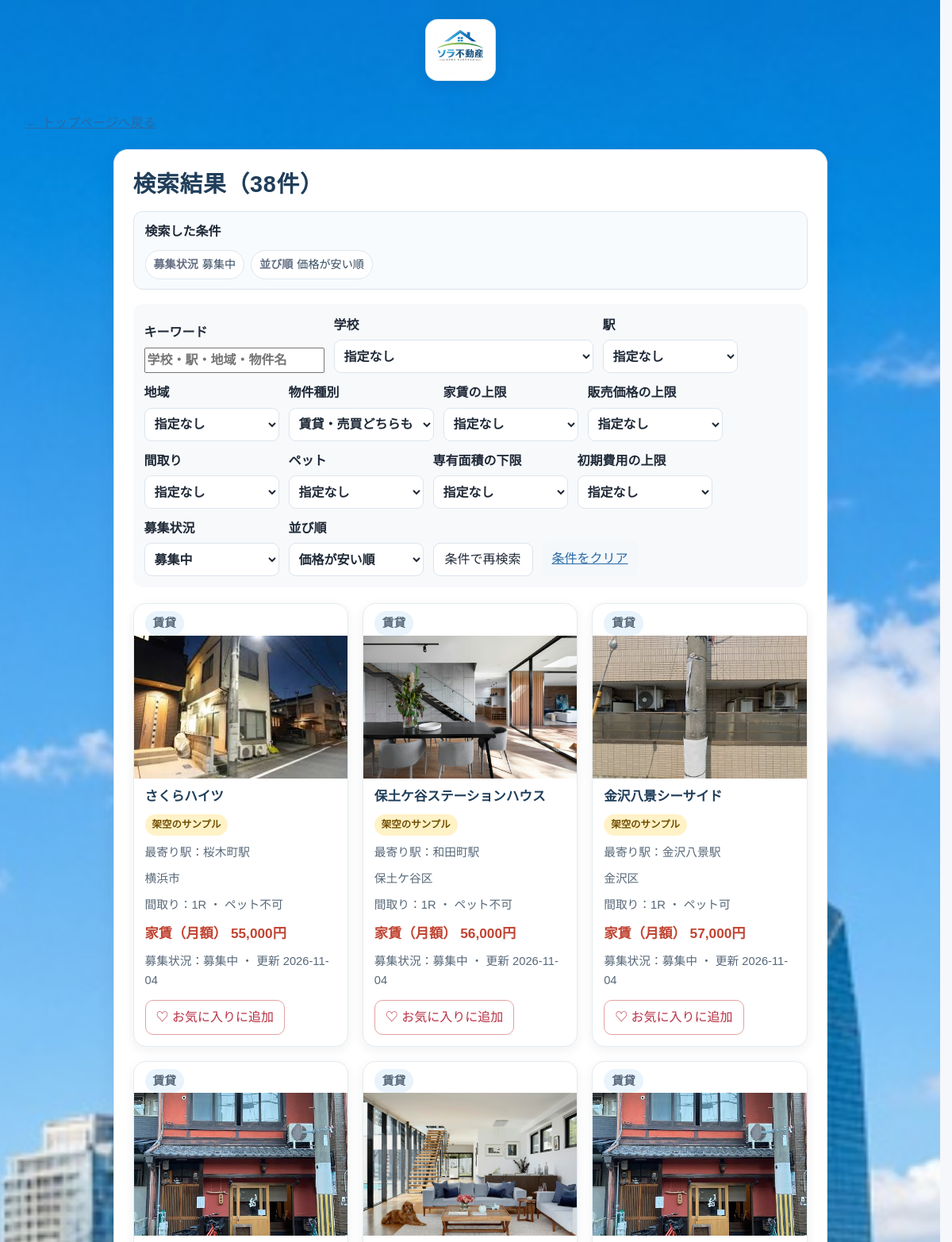
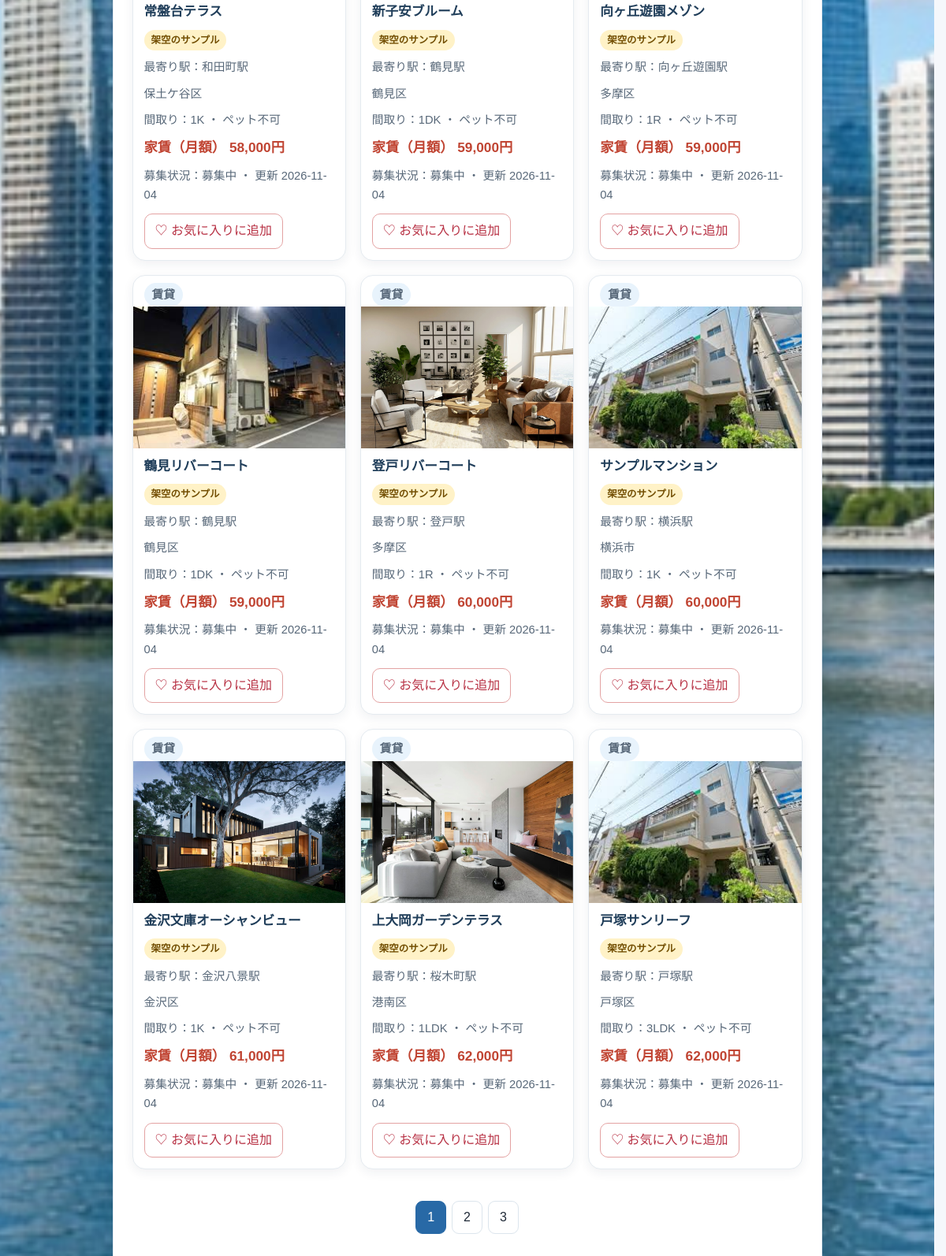
The app's page /search.php?browse=1 with its own data (2 pictures, top to bottom).
### tables this page shows
CREATE TABLE `properties` (
  `id` int(11) NOT NULL AUTO_INCREMENT,
  `name` varchar(100) NOT NULL,
  `station` varchar(50) DEFAULT NULL,
  `area` varchar(50) DEFAULT NULL,
  `school` varchar(50) DEFAULT NULL,
  `transaction_type` varchar(10) NOT NULL DEFAULT 'rent',
  `rent` int(11) DEFAULT NULL,
  `sale_price` bigint(20) DEFAULT NULL,
  `management_fee` int(11) DEFAULT NULL,
  `deposit_amount` int(11) DEFAULT NULL,
  `key_money_amount` int(11) DEFAULT NULL,
  `pet_allowed` tinyint(1) NOT NULL DEFAULT 0,
  `layout` varchar(20) NOT NULL DEFAULT '1K',
  `area_sqm` decimal(6,2) DEFAULT NULL,
  `floor_number` smallint DEFAULT NULL,
  `initial_cost` int(11) DEFAULT NULL,
  `status` varchar(20) NOT NULL DEFAULT 'available',
  `description` text DEFAULT NULL,
  `image` varchar(200) DEFAULT 'images/property1.jpg',
  `updated_at` timestamp NOT NULL DEFAULT current_timestamp() ON UPDATE current_timestamp(),
  PRIMARY KEY (`id`)
);

### db.php (called while the page is built, shortened)
<?php
function h($s) { return htmlspecialchars((string)$s, ENT_QUOTES, 'UTF-8'); }
function input_string($value): string {
    return is_string($value) || is_numeric($value) ? (string)$value : '';
}

### search.php (the view, shortened to what this page needs)
<?php
require 'db.php';
$where = [];
$params = [];
$serviceAreas = ['鶴見区', '神奈川区', '西区', '中区', '南区', '港南区', '保土ケ谷区', '旭区', '磯子区', '金沢区', '港北区', '緑区', '青葉区', '都筑区', '戸塚区', '栄区', '泉区', '瀬谷区', '川崎区', '幸区', '中原区', '高津区', '宮前区', '多摩区', '麻生区', '横浜市', '川崎市'];
$areaPlaceholders = [];
foreach ($serviceAreas as $index => $serviceArea) {
    $placeholder = ':service_area_' . $index;
    $areaPlaceholders[] = $placeholder;
    $params[$placeholder] = $serviceArea;
}
$where[] = 'area IN (' . implode(', ', $areaPlaceholders) . ')';
$transactionType = input_string($_GET['transaction_type'] ?? '');
if (in_array($transactionType, ['rent', 'sale'], true)) {
    $where[] = 'transaction_type = :transaction_type';
    $params[':transaction_type'] = $transactionType;
} else $transactionType = '';
$query = trim(input_string($_GET['q'] ?? ''));
$query = function_exists('mb_substr') ? mb_substr($query, 0, 100, 'UTF-8') : substr($query, 0, 100);
$station = trim(input_string($_GET['station'] ?? ''));
$stations = ['横浜駅', '新横浜駅', '菊名駅', '日吉駅', '鶴見駅', '桜木町駅', '関内駅', '石川町駅', '戸塚駅', '金沢八景駅', '白楽駅', '和田町駅', '川崎駅', '京急川崎駅', '武蔵小杉駅', '溝の口駅', '武蔵溝ノ口駅', '登戸駅', '向ヶ丘遊園駅', '新百合ヶ丘駅'];
if (in_array($station, $stations, true)) {
    $where[] = 'station = :station';
    $params[':station'] = $station;
} else $station = '';
$area = trim(input_string($_GET['area'] ?? ''));
$areas = $serviceAreas;
if (in_array($area, $areas, true)) {
    $where[] = 'area = :area';
    $params[':area'] = $area;
} else $area = '';
$school = trim(input_string($_GET['school'] ?? ''));
$schools = ['yokohama', 'kanagawa', '令和日本語学院', '横浜国立大学', '神奈川大学（横浜キャンパス）', '神奈川大学（みなとみらいキャンパス）', '横浜市立大学（金沢八景キャンパス）', '専修大学（生田キャンパス）', '洗足学園音楽大学'];
if (in_array($school, $schools, true)) {
    $where[] = 'school = :school';
    $params[':school'] = $school;
} else $school = '';
$maxRent = input_string($_GET['max_rent'] ?? '');
if ($maxRent !== '' && filter_var($maxRent, FILTER_VALIDATE_INT) !== false && (int)$maxRent > 0) {
    $where[] = "transaction_type = 'rent' AND rent <= :rent";
    $params[':rent'] = (int)$maxRent;
} else $maxRent = '';
$maxSalePrice = input_string($_GET['max_sale_price'] ?? '');
if ($maxSalePrice !== '' && filter_var($maxSalePrice, FILTER_VALIDATE_INT) !== false && (int)$maxSalePrice > 0) {
    $where[] = "transaction_type = 'sale' AND sale_price <= :sale_price";
    $params[':sale_price'] = (int)$maxSalePrice;
} else $maxSalePrice = '';
$petAllowed = input_string($_GET['pet_allowed'] ?? '');
if ($petAllowed === '0' || $petAllowed === '1') {
    $where[] = 'pet_allowed = :pet_allowed';
    $params[':pet_allowed'] = (int)$petAllowed;
} else $petAllowed = '';
$layout = input_string($_GET['layout'] ?? '');
$layouts = ['1R', '1K', '1DK', '1LDK', '2DK', '2LDK', '3LDK'];
if (in_array($layout, $layouts, true)) {
    $where[] = 'layout = :layout';
    $params[':layout'] = $layout;
} else $layout = '';
$minArea = input_string($_GET['min_area'] ?? '');
if ($minArea !== '' && is_numeric($minArea) && (float)$minArea > 0 && (float)$minArea <= 9999) {
    $where[] = 'area_sqm >= :min_area'; $params[':min_area'] = (float)$minArea;
} else $minArea = '';
$maxInitial = input_string($_GET['max_initial_cost'] ?? '');
if ($maxInitial !== '' && filter_var($maxInitial, FILTER_VALIDATE_INT) !== false && (int)$maxInitial >= 0) {
    $where[] = 'initial_cost <= :max_initial_cost'; $params[':max_initial_cost'] = (int)$maxInitial;
} else $maxInitial = '';
$searchPrompt = count($where) === 1 && input_string($_GET['browse'] ?? '') !== '1';
$status = input_string($_GET['status'] ?? 'available');
if ($status !== 'all') { $where[] = 'status = :status'; $params[':status'] = $status; }
$sort = input_string($_GET['sort'] ?? 'rent_asc');
$sorts = ['rent_asc' => 'COALESCE(rent, sale_price) ASC, id DESC', 'rent_desc' => 'COALESCE(rent, sale_price) DESC, id DESC', 'newest' => 'updated_at DESC, id DESC'];
$page = max(1, min(10000, (int)($_GET['page'] ?? 1)));
$pageSize = 12;
$whereSql = $where ? ' WHERE ' . implode(' AND ', $where) : '';
$countStmt = $pdo->prepare('SELECT COUNT(*) FROM properties' . $whereSql);
$countStmt->execute($params);
$total = (int)$countStmt->fetchColumn();
$pages = max(1, (int)ceil($total / $pageSize));
$sql = 'SELECT id, name, station, area, transaction_type, rent, sale_price, management_fee, image, description, pet_allowed, layout, area_sqm, floor_number, initial_cost, status, updated_at FROM properties' . $whereSql . ' ORDER BY ' . $sorts[$sort] . ' LIMIT ' . $pageSize . ' OFFSET ' . (($page - 1) * $pageSize);
$list = [];
if (!$searchPrompt) {
    $stmt = $pdo->prepare($sql);
    $stmt->execute($params);
    $list = $stmt->fetchAll(PDO::FETCH_ASSOC);
}
$isCustomer = !empty($_SESSION['customer_id']);
$favoriteIds = $isCustomer ? array_fill_keys(customer_favorite_ids($pdo, (int)$_SESSION['customer_id']), true) : [];
$favoriteCsrf = $isCustomer ? csrf_token() : '';
$searchCriteria = [];
$statusLabels = ['available' => '募集中', 'reserved' => '申込あり', 'rented' => '契約済み', 'all' => 'すべて'];
$searchCriteria[] = ['募集状況', $statusLabels[$status]];
$sortLabels = ['rent_asc' => '価格が安い順', 'rent_desc' => '価格が高い順', 'newest' => '更新が新しい順'];
$searchCriteria[] = ['並び順', $sortLabels[$sort]];
?>
<!DOCTYPE html>
<html lang="ja">
<head>
  <link rel="stylesheet" href="style.css?v=20261126-11">
</head>
<body>
<?php include ((basename(__DIR__) === 'admin' ? dirname(__DIR__) : __DIR__) . '/includes/site-brand.php'); ?>
<div class="page-shell">
  <p><a href="index.php">← トップページへ戻る</a></p>
  <main id="main-content"><section class="search-section" aria-labelledby="results-title">
    <h1 class="page-title" id="results-title"><?= $searchPrompt ? '検索条件を入力してください' : '検索結果（' . $total . '件）' ?></h1>
    <?php if (!$searchPrompt): ?>
      <section class="search-criteria-summary" aria-label="検索した条件">
        <strong>検索した条件</strong>
        <ul>
          <?php foreach ($searchCriteria as [$label, $value]): ?><li><span><?= h($label) ?></span><?= h($value) ?></li><?php endforeach; ?>
        </ul>
      </section>
    <?php endif; ?>
    <?php
function search_opt(string $value, string $label, string $current): string {
    return '<option value="' . h($value) . '"' . ($value === $current ? ' selected' : '') . '>' . h($label) . '</option>';
}
?>
<form method="get" class="filter-row search-refine">
  <label>キーワード <input type="search" name="q" value="<?= h($query) ?>" maxlength="100" placeholder="学校・駅・地域・物件名"></label>
  <label>学校 <select name="school">
    <?= search_opt('', '指定なし', $school) ?>
  </select></label>
  <label>駅 <select name="station">
    <?= search_opt('', '指定なし', $station) ?>
  </select></label>
  <label>地域 <select name="area">
    <?= search_opt('', '指定なし', $area) ?>
  </select></label>
  <label>物件種別 <select name="transaction_type"><?= search_opt('', '賃貸・売買どちらも', $transactionType) . search_opt('rent', '賃貸', $transactionType) . search_opt('sale', '売買', $transactionType) ?></select></label>
  <label>家賃の上限 <select name="max_rent"><?= search_opt('', '指定なし', $maxRent) . search_opt('50000', '50,000円まで', $maxRent) . search_opt('60000', '60,000円まで', $maxRent) . search_opt('70000', '70,000円まで', $maxRent) . search_opt('80000', '80,000円まで', $maxRent) ?></select></label>
  <label>販売価格の上限 <select name="max_sale_price"><?= search_opt('', '指定なし', $maxSalePrice) . search_opt('30000000', '3,000万円まで', $maxSalePrice) . search_opt('50000000', '5,000万円まで', $maxSalePrice) . search_opt('80000000', '8,000万円まで', $maxSalePrice) ?></select></label>
  <label>間取り <select name="layout"><?= search_opt('', '指定なし', $layout) . search_opt('1R', '1R', $layout) . search_opt('1K', '1K', $layout) . search_opt('1DK', '1DK', $layout) . search_opt('1LDK', '1LDK', $layout) . search_opt('2DK', '2DK', $layout) . search_opt('2LDK', '2LDK', $layout) . search_opt('3LDK', '3LDK', $layout) ?></select></label>
  <label>ペット <select name="pet_allowed"><?= search_opt('', '指定なし', $petAllowed) . search_opt('1', 'ペット可', $petAllowed) . search_opt('0', 'ペット不可', $petAllowed) ?></select></label>
  <label>専有面積の下限 <select name="min_area"><?= search_opt('', '指定なし', $minArea) . search_opt('20', '20m²以上', $minArea) . search_opt('30', '30m²以上', $minArea) . search_opt('40', '40m²以上', $minArea) ?></select></label>
  <label>初期費用の上限 <select name="max_initial_cost"><?= search_opt('', '指定なし', $maxInitial) . search_opt('150000', '150,000円まで', $maxInitial) . search_opt('250000', '250,000円まで', $maxInitial) . search_opt('350000', '350,000円まで', $maxInitial) ?></select></label>
  <label>募集状況 <select name="status"><?= search_opt('available', '募集中', $status) . search_opt('rented', '契約済み', $status) ?></select></label>
  <label>並び順 <select name="sort"><?= search_opt('rent_asc', '価格が安い順', $sort) . search_opt('rent_desc', '価格が高い順', $sort) . search_opt('newest', '更新が新しい順', $sort) ?></select></label>
  <button type="submit">条件で再検索</button>
  <a class="reset-filter" href="search.php?browse=1">条件をクリア</a>
</form>
    <div id="property-list">
      <?php foreach ($list as $p): ?>
        <article class="property-card">
          <p class="transaction-badge"><?= $p['transaction_type'] === 'sale' ? '売買' : '賃貸' ?></p>
          <a href="property.php?id=<?= (int)$p['id'] ?>">
            <img src="<?= h($p['image'] ?: 'images/property1.jpg') ?>" alt="<?= h($p['name']) ?>の物件写真" loading="lazy">
            <h3><?= h($p['name']) ?></h3>
          </a>
          <?php if (str_starts_with((string)$p['description'], '【架空のサンプル物件】')): ?><p class="sample-badge">架空のサンプル</p><?php endif; ?>
          <?php if ($p['station']): ?><p>最寄り駅：<?= h($p['station']) ?></p><?php endif; ?>
          <?php if ($p['area']): ?><p><?= h($p['area']) ?></p><?php endif; ?>
          <p>間取り：<?= h($p['layout']) ?> ・ ペット<?= (int)$p['pet_allowed'] === 1 ? '可' : '不可' ?></p>
          <p class="price"><?= $p['transaction_type'] === 'sale' ? '販売価格' : '家賃（月額）' ?> <?= number_format((int)($p['sale_price'] ?? $p['rent'] ?? 0)) ?>円</p>
          <p>募集状況：<?= ['available'=>'募集中','reserved'=>'申込あり','rented'=>'契約済み'][$p['status']] ?? '募集中' ?> ・ 更新 <?= h(substr((string)$p['updated_at'],0,10)) ?></p>
          <button type="button" class="fav-button" data-id="<?= (int)$p['id'] ?>" data-authenticated="<?= $isCustomer ? '1' : '0' ?>" data-favorite="<?= isset($favoriteIds[(int)$p['id']]) ? '1' : '0' ?>" data-csrf="<?= h($favoriteCsrf) ?>"></button>
        </article>
      <?php endforeach; ?>
      <?php if (!$searchPrompt && $pages > 1): ?><nav class="pagination" aria-label="検索結果ページ"><?php for($n=max(1,$page-2);$n<=min($pages,$page+2);$n++): $queryParams=$_GET; $queryParams['page']=$n; ?><a class="<?= $n===$page?'current':'' ?>" href="?<?= h(http_build_query($queryParams)) ?>" <?= $n===$page?'aria-current="page"':'' ?>><?= $n ?></a><?php endfor; ?></nav><?php endif; ?>
    </div>
  </section></main>
</div>
</body>
</html>

### includes/site-brand.php (shortened to what this page needs)
<?php
$siteBasePath = str_replace('\\', '/', dirname((string)($_SERVER['SCRIPT_NAME'] ?? '/')));
$siteBasePath = rtrim($siteBasePath, '/.');
$siteHomeUrl = htmlspecialchars($siteBasePath . '/index.php', ENT_QUOTES, 'UTF-8');
$siteLogoUrl = htmlspecialchars($siteBasePath . '/images/Gemini_Generated_Image_ku7bpvku7bpvku7b.jpg', ENT_QUOTES, 'UTF-8');
?>
<header class="site-brand-header">
    <a class="brand" href="<?= $siteHomeUrl ?>" aria-label="Sora Living ホーム">
        <img src="<?= $siteLogoUrl ?>" alt="Sora Living">
    </a>
</header>

### records on screen
properties: transaction_type "賃貸", image (picture), name "さくらハイツ", shows "架空のサンプル", station "桜木町駅", area "横浜市", layout "1R", pet_allowed "不可", sale_price+rent "55,000", status "募集中", updated_at "2026-11-04"
properties: transaction_type "賃貸", image (picture), name "保土ケ谷ステーションハウス", shows "架空のサンプル", station "和田町駅", area "保土ケ谷区", layout "1R", pet_allowed "不可", sale_price+rent "56,000", status "募集中", updated_at "2026-11-04"
properties: transaction_type "賃貸", image (picture), name "金沢八景シーサイド", shows "架空のサンプル", station "金沢八景駅", area "金沢区", layout "1R", pet_allowed "可", sale_price+rent "57,000", status "募集中", updated_at "2026-11-04"
properties: transaction_type "賃貸", image (picture), name "常盤台テラス", shows "架空のサンプル", station "和田町駅", area "保土ケ谷区", layout "1K", pet_allowed "不可", sale_price+rent "58,000", status "募集中", updated_at "2026-11-04"
properties: transaction_type "賃貸", image (picture), name "新子安ブルーム", shows "架空のサンプル", station "鶴見駅", area "鶴見区", layout "1DK", pet_allowed "不可", sale_price+rent "59,000", status "募集中", updated_at "2026-11-04"
properties: transaction_type "賃貸", image (picture), name "向ヶ丘遊園メゾン", shows "架空のサンプル", station "向ヶ丘遊園駅", area "多摩区", layout "1R", pet_allowed "不可", sale_price+rent "59,000", status "募集中", updated_at "2026-11-04"
properties: transaction_type "賃貸", image (picture), name "鶴見リバーコート", shows "架空のサンプル", station "鶴見駅", area "鶴見区", layout "1DK", pet_allowed "不可", sale_price+rent "59,000", status "募集中", updated_at "2026-11-04"
properties: transaction_type "賃貸", image (picture), name "登戸リバーコート", shows "架空のサンプル", station "登戸駅", area "多摩区", layout "1R", pet_allowed "不可", sale_price+rent "60,000", status "募集中", updated_at "2026-11-04"
properties: transaction_type "賃貸", image (picture), name "サンプルマンション", shows "架空のサンプル", station "横浜駅", area "横浜市", layout "1K", pet_allowed "不可", sale_price+rent "60,000", status "募集中", updated_at "2026-11-04"
properties: transaction_type "賃貸", image (picture), name "金沢文庫オーシャンビュー", shows "架空のサンプル", station "金沢八景駅", area "金沢区", layout "1K", pet_allowed "不可", sale_price+rent "61,000", status "募集中", updated_at "2026-11-04"
properties: transaction_type "賃貸", image (picture), name "上大岡ガーデンテラス", shows "架空のサンプル", station "桜木町駅", area "港南区", layout "1LDK", pet_allowed "不可", sale_price+rent "62,000", status "募集中", updated_at "2026-11-04"
properties: transaction_type "賃貸", image (picture), name "戸塚サンリーフ", shows "架空のサンプル", station "戸塚駅", area "戸塚区", layout "3LDK", pet_allowed "不可", sale_price+rent "62,000", status "募集中", updated_at "2026-11-04"

### other values on screen
$total "38"
$label "募集状況"
$value "募集中"
$label "並び順"
$value "価格が安い順"
form field school "指定なし"
form field station "指定なし"
form field area "指定なし"
form field transaction_type "賃貸・売買どちらも"
form field max_rent "指定なし"
form field max_sale_price "指定なし"
form field layout "指定なし"
form field pet_allowed "指定なし"
form field min_area "指定なし"
form field max_initial_cost "指定なし"
